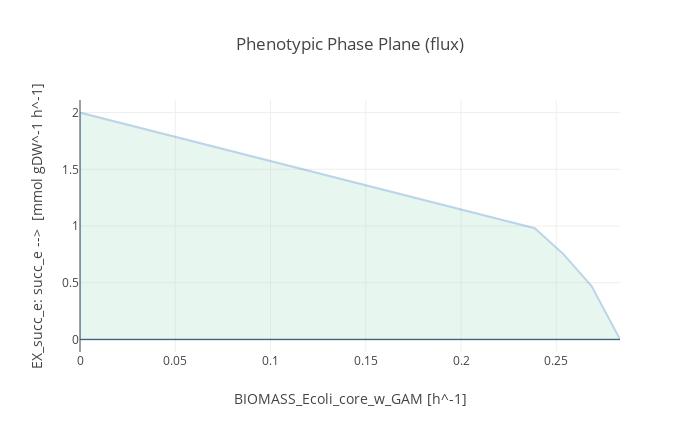

Notebook cell for this chart:
### Code cell
ppp = phenotypic_phase_plane(mutant1,
                             variables=[mutant1.reactions.BIOMASS_Ecoli_core_w_GAM],
                             objective=mutant1.reactions.EX_succ_e)

ppp.plot()

### Figure 1 — Plotly figure (JSON) as saved in the notebook; plotly's stock layout.template omitted (floating-point values rounded to 4 significant figures)
{"data": [{"fill": "toself", "fillcolor": "#B3E2CD", "hoverinfo": "none", "marker": {"line": {"color": "#B3E2CD"}, "opacity": 0.3}, "mode": "lines", "name": "WT", "opacity": 0.3, "type": "scatter", "x": [0, 0.01492, 0.02984, 0.04476, 0.05968, 0.07459, 0.08951, 0.1044, 0.1194, 0.1343, 0.1492, 0.1641, 0.179, 0.1939, 0.2089, 0.2238, 0.2387, 0.2536, 0.2685, 0.2835, 0.2835, 0.2685, 0.2536, 0.2387, 0.2238, 0.2089, 0.1939, 0.179, 0.1641, 0.1492, 0.1343, 0.1194, 0.1044, 0.08951, 0.07459, 0.05968, 0.04476, 0.02984, 0.01492, 0, 0, 0], "y": [0, -8.656e-16, -5.149e-16, 0, 0, 0, 0, 4.317e-16, 3.192e-15, 1.695e-15, -1.296e-15, -3.987e-16, 3.389e-15, -5.981e-16, 2.791e-15, 7.974e-16, 0, -5.781e-15, 3.439e-15, 1.914e-14, 6.06e-14, 0.4702, 0.7541, 0.9806, 1.044, 1.108, 1.172, 1.235, 1.299, 1.363, 1.427, 1.49, 1.554, 1.618, 1.681, 1.745, 1.809, 1.873, 1.936, 2.0, 0, 2.0]}], "layout": {"height": 432, "title": "Phenotypic Phase Plane (flux)", "width": 700, "xaxis": {"title": "BIOMASS_Ecoli_core_w_GAM [h^-1]"}, "yaxis": {"title": "EX_succ_e: succ_e -->  [mmol gDW^-1 h^-1]"}}}
